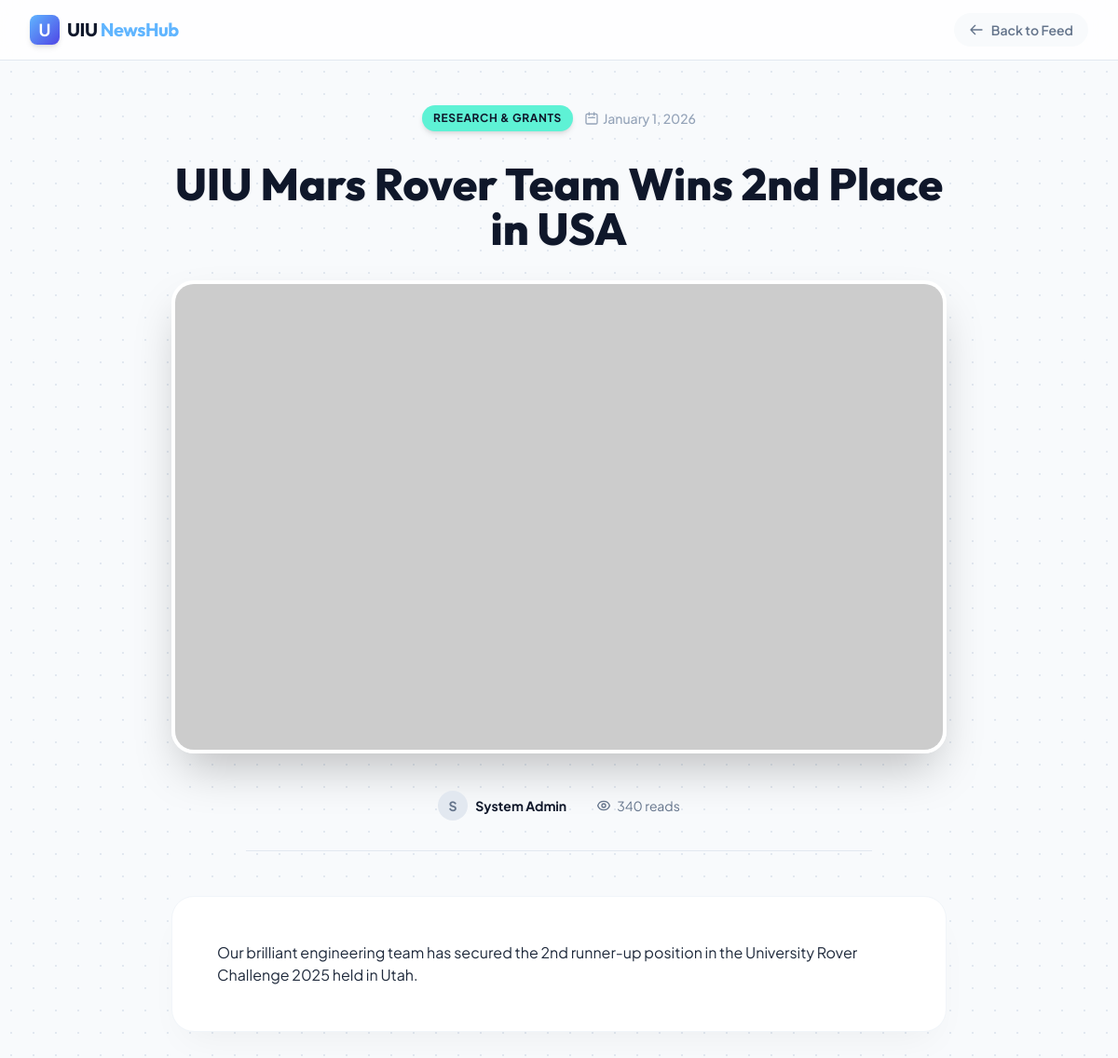
Screenshot of /news_details.php?id=2 with the database file from the repository.
### tables this page shows
CREATE TABLE `news` (
  `news_id` INT(11) NOT NULL AUTO_INCREMENT,
  `title` VARCHAR(255) NOT NULL,
  `content` TEXT NOT NULL,
  `category_id` INT(11) NOT NULL,
  `image_url` VARCHAR(255) DEFAULT NULL,  
  `is_urgent` TINYINT(1) DEFAULT 0,  
  `status` ENUM('draft', 'published', 'archived') DEFAULT 'published',
  `views` INT(11) DEFAULT 0,
  `author_id` INT(11) NOT NULL,
  `created_at` TIMESTAMP DEFAULT CURRENT_TIMESTAMP,
  `updated_at` TIMESTAMP DEFAULT CURRENT_TIMESTAMP ON UPDATE CURRENT_TIMESTAMP,
  PRIMARY KEY (`news_id`),
  FOREIGN KEY (`category_id`) REFERENCES `categories`(`category_id`) ON DELETE CASCADE,
  FOREIGN KEY (`author_id`) REFERENCES `users`(`user_id`) ON DELETE CASCADE
);

CREATE TABLE `categories` (
  `category_id` INT(11) NOT NULL AUTO_INCREMENT,
  `name` VARCHAR(50) NOT NULL UNIQUE,
  `slug` VARCHAR(50) NOT NULL UNIQUE,  
  `color_class` VARCHAR(50) DEFAULT 'bg-gray-500',  
  PRIMARY KEY (`category_id`)
);

CREATE TABLE `users` (
  `user_id` INT(11) NOT NULL AUTO_INCREMENT,
  `full_name` VARCHAR(100) NOT NULL,
  `email` VARCHAR(150) NOT NULL UNIQUE,
  `password` VARCHAR(255) NOT NULL,  
  `role` ENUM('admin', 'moderator', 'student') DEFAULT 'student',
  `status` ENUM('active', 'banned') DEFAULT 'active',
  `created_at` TIMESTAMP DEFAULT CURRENT_TIMESTAMP,
  PRIMARY KEY (`user_id`)
);

### news_details.php (the view, shortened to what this page needs)
<?php
require_once 'includes/db_connect.php';
function getCategoryColor($slug) {
    $map = [
        'academic' => 'bg-cool_sky-500 text-white',
        'research' => 'bg-aquamarine-500 text-slate-900',
        'events'   => 'bg-tangerine_dream-500 text-white',
        'sports'   => 'bg-strawberry_red-500 text-white',
        'notice'   => 'bg-jasmine-400 text-slate-900',
    ];
    return $map[$slug] ?? 'bg-slate-700 text-white';
}
$news_id = isset($_GET['id']) ? (int)$_GET['id'] : 0;
$newsItem = null;
if ($news_id > 0) {
    try {
        $stmt = $pdo->prepare("
            SELECT n.*, c.name as category_name, c.slug as category_slug, u.full_name as author_name
            FROM news n
            JOIN categories c ON n.category_id = c.category_id
            JOIN users u ON n.author_id = u.user_id
            WHERE n.news_id = ? AND n.status = 'published'
        ");
        $stmt->execute([$news_id]);
        $newsItem = $stmt->fetch();
    } catch (PDOException $e) {}
}
?>
<!DOCTYPE html>
<html lang="en">
<head>
    <script src="https://cdn.tailwindcss.com"></script>
</head>
<body class="bg-slate-50 text-slate-800 antialiased selection:bg-cool_sky-500 selection:text-white">
    <nav class="bg-white/80 backdrop-blur-xl border-b border-slate-200 sticky top-0 z-50">
        <div class="max-w-7xl mx-auto px-4 sm:px-6 lg:px-8">
            <div class="flex justify-between items-center h-16">
                 <a href="index.php" class="flex items-center gap-2 group">
                    <div class="w-8 h-8 rounded-lg bg-gradient-to-br from-cool_sky-500 to-indigo-600 flex items-center justify-center text-white font-bold text-lg shadow-md group-hover:rotate-6 transition-transform">
                        U
                    </div>
                    <span class="font-heading font-bold text-xl text-slate-900 tracking-tight">UIU <span class="text-cool_sky-500">NewsHub</span></span>
                </a>
                <a href="index.php" class="text-sm font-semibold text-slate-500 hover:text-cool_sky-600 flex items-center gap-2 transition-colors bg-slate-50 px-4 py-2 rounded-full hover:bg-cool_sky-50">
                    <svg class="w-4 h-4" fill="none" viewBox="0 0 24 24" stroke="currentColor"><path stroke-linecap="round" stroke-linejoin="round" stroke-width="2" d="M10 19l-7-7m0 0l7-7m-7 7h18" /></svg>
                    Back to Feed
                </a>
            </div>
        </div>
    </nav>
    <main class="hero-pattern min-h-screen">
        <div class="max-w-4xl mx-auto px-4 sm:px-6 lg:px-8 py-12">
            <header class="mb-12 text-center">
                <div class="flex items-center justify-center gap-3 mb-8">
                     <span class="<?php echo getCategoryColor($newsItem['category_slug']); ?> text-xs font-bold px-3 py-1.5 rounded-full uppercase tracking-wider shadow-md">
                        <?php echo htmlspecialchars($newsItem['category_name']); ?>
                    </span>
                    <span class="text-slate-400 text-sm font-medium flex items-center gap-1">
                        <svg class="w-4 h-4" fill="none" viewBox="0 0 24 24" stroke="currentColor"><path stroke-linecap="round" stroke-linejoin="round" stroke-width="2" d="M8 7V3m8 4V3m-9 8h10M5 21h14a2 2 0 002-2V7a2 2 0 00-2-2H5a2 2 0 00-2 2v12a2 2 0 002 2z" /></svg>
                        <?php echo date('F j, Y', strtotime($newsItem['created_at'])); ?>
                    </span>
                </div>
                <h1 class="font-heading text-4xl md:text-5xl font-extrabold text-slate-900 leading-tight mb-8 drop-shadow-sm">
                    <?php echo htmlspecialchars($newsItem['title']); ?>
                </h1>
                <div class="rounded-3xl overflow-hidden shadow-2xl mb-10 border-4 border-white">
                    <img src="<?php echo $newsItem['image_url'] ? htmlspecialchars($newsItem['image_url']) : getPlaceholderImage($newsItem['category_slug'], 0); ?>"
                         alt="Featured"
                         class="w-full object-cover max-h-[500px]">
                </div>
                <div class="flex items-center justify-center gap-8 text-slate-500 text-sm border-b border-slate-200 pb-8 mx-auto max-w-2xl">
                    <div class="flex items-center gap-2">
                        <div class="w-8 h-8 rounded-full bg-slate-200 flex items-center justify-center font-bold text-slate-500">
                             <?php echo substr($newsItem['author_name'], 0, 1); ?>
                        </div>
                        <span class="font-bold text-slate-900"><?php echo htmlspecialchars($newsItem['author_name']); ?></span>
                    </div>
                    <div class="flex items-center gap-1.5" title="Views">
                        <span><?php echo number_format($newsItem['views']); ?> reads</span>
                    </div>
                </div>
            </header>
            <article class="prose prose-lg prose-slate prose-headings:font-heading prose-a:text-cool_sky-600 hover:prose-a:text-cool_sky-500 mx-auto mb-20 bg-white p-8 md:p-12 rounded-3xl shadow-soft border border-slate-100">
                <?php echo nl2br(strip_tags($newsItem['content'])); ?>
            </article>
        </div>
    </main>
</body>
</html>

### news_details.php (style rules this page uses)
.hero-pattern { background-color: #f8fafc; background-image: radial-gradient(#e2e8f0 1px, transparent 1px); background-size: 24px 24px; }

### rows the page displays
news: category.name "RESEARCH & GRANTS", created_at "January 1, 2026", title "UIU Mars Rover Team Wins 2nd Place in USA", author.full_name "S", author.full_name "System Admin", views "340", content "Our brilliant engineering team has secured the 2nd runner-up position in the University Rover Challenge 2025 held in Utah."
